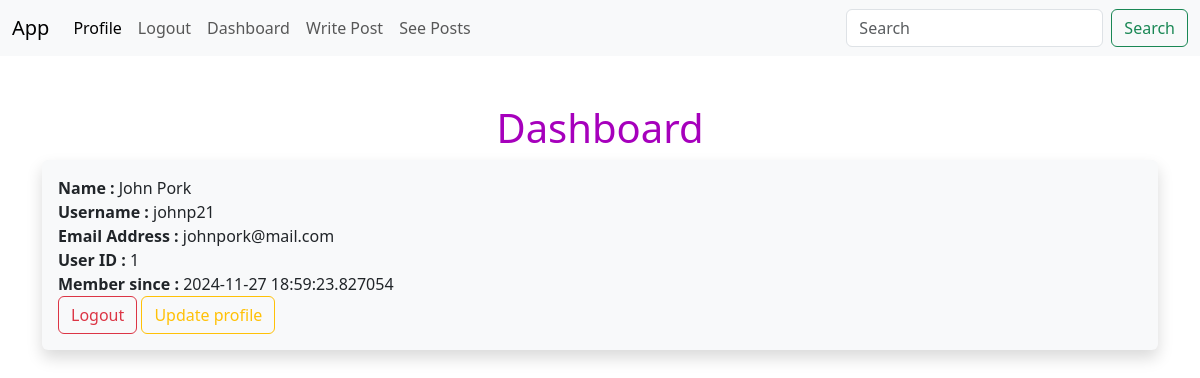
The page /dashboard (signed in) on the database as committed earlier.
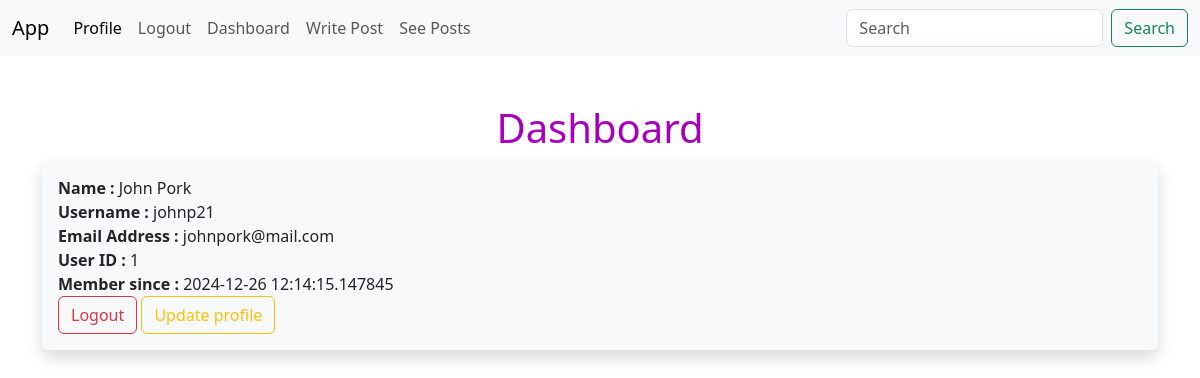
The same page on the database as committed later.
### app.py (models this page shows, shortened)
class Users(db.Model, UserMixin):
    id = db.Column(db.Integer, primary_key=True)
    username = db.Column(db.String(20), nullable=False, unique=True)
    name = db.Column(db.String(100), nullable=False)
    email = db.Column(db.String(100), nullable=False, unique=True)
    date_added = db.Column(db.DateTime, default=datetime.now())
    password_hash = db.Column(db.String(128))
    posts = db.Relationship('Posts', backref='poster')
    @property
    def password(self):
        raise AttributeError('Password is not a readable attribute')

### app.py (the view)
@app.route('/dashboard', methods=['GET', 'POST'])
@login_required
def dashboard():
    return render_template('dashboard.html')

### app.py (called while the page is built)
@login_manager.user_loader
def load_user(user_id):
    return Users.query.get(int(user_id))

### templates/dashboard.html (shortened to what this page needs)
{% extends 'base.html' %}
{% block content%}
<center><h1>Dashboard</h1></center>
<div class="shadow p-3 mb-5 bg-body-tertiary rounded">
    <strong>Name : </strong> {{ current_user.name }} <br>
    <strong>Username : </strong>{{ current_user.username }}<br>
    <strong>Email Address : </strong> {{ current_user.email }}<br>
    <strong>User ID : </strong>{{ current_user.id }}<br>
    <strong>Member since : </strong> {{ current_user.date_added }}<br>
    <a href="{{ url_for('logout') }}" class="btn btn-outline-danger">Logout</a>
    <a href="{{ url_for('update', id=current_user.id )}}" class="btn btn-outline-warning">Update profile</a></td>
</div>
{% endblock %}

Rows that differ between the two databases and show on the page:
changed Users "John Pork": date_added "2024-11-27 18:59:23.827054" → "2024-12-26 12:14:15.147845"
